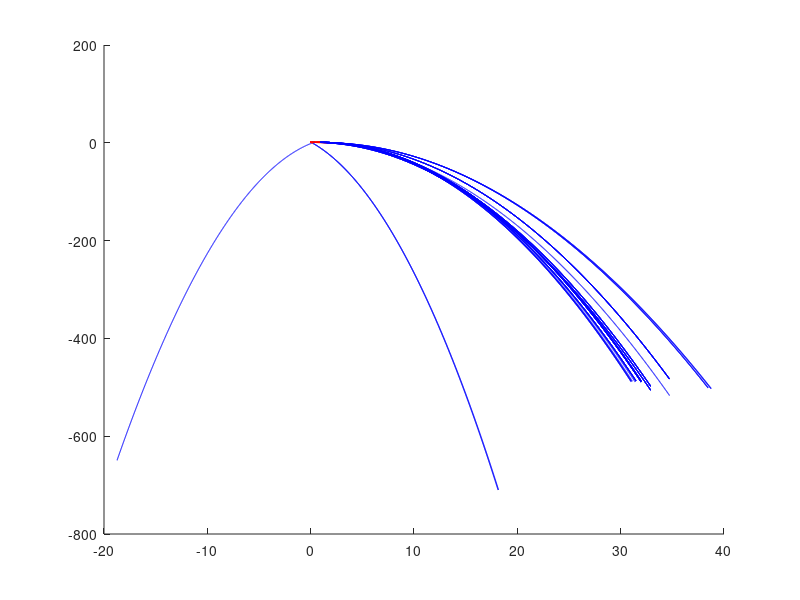

Source code (MATLAB): (Note: this script raises an error after producing the figure.)
function hop()
    g=9.8;    m=72.5748; L0=.96;
    k=16*72*10*21.5;
    
    vx = 4.4;
    
    N = 1000;      % Number of Samples
    tSim = 10;     % Max Sim time
    
    tdPos = [];
    tdAng = pi/6;
    
    
    
    figure(1)
    clf;
    hold on;
    global zs foots
    
    function dz = flightDynamics(t,z)
       dz = z;
       x = z(1); xdot = z(2);
       y = z(3); ydot = z(4);
       dz(1) = xdot;
       dz(2) = 0;
       
       dz(3) = ydot;
       dz(4) = -g;
    end
    function [value isterminal direction] = flightEvents(t,z)
       value = z(3)-L0*cos(tdAng);
       isterminal = 1;	direction = -1;
    end
    function dz  = stanceDynamics(t,z)
       dz = z;
       x = z(1); xdot = z(2);
       y = z(3); ydot = z(4);
       
       len = norm([x-tdPos(1) y]);
       dz(1) = xdot;
       dz(2) = 1/m * ( k * (L0 - len) * (x-tdPos(1)) / len);
       
       dz(3) = ydot;
       dz(4) = -g + 1/m * ( k * (L0 - len) * y / len);
    end
    function [value isterminal direction] = stanceEvents(t,z)
       x = z(1); xdot = z(2);
       y = z(3); ydot = z(4);
       
       len = norm([x-tdPos(1) y]);
       value = len-L0;
       isterminal = 1;	direction = +1;
    end

    function [t_out z_out foot_out tf zf en loTime] = simulatePeriod(t0,params,x0)
        flightOptions = odeset('Events',@flightEvents,'AbsTol',1e-9,'RelTol',1e-9);
        stanceOptions = odeset('Events',@stanceEvents,'AbsTol',1e-9,'RelTol',1e-9); 
        
        xorig = 0;
        if nargin==3
            xorig = x0;
        end
        

        z0 = [xorig vx L0*cos(params(1)) params(2)];  
        k = params(3);
        tdAng = params(1);
        
        
        en = [];
        tspan = linspace(t0,t0+tSim,N);
        tdPos = [z0(1)+z0(3)*tan(tdAng) 0];
        %tdPos = [z0(1)+L0*sin(tdAng) z0(3)-L0*cos(tdAng)];
        
        % Simulation Stance
        [t z tf zf] = ode45(@stanceDynamics,tspan,z0,stanceOptions);
        leg = z(:,[1 3]) - ones(length(t),1)*tdPos;
        
        if nargout == 7
            loTime = tf;
        end
                    
        vel = z(:,[2 4]);
        en = m*g*z(:,3) + 1/2 * k * (sqrt(sum(leg.^2,2))-L0).^2 + 1/2*m*sum(vel.^2,2);
        foot = ones(length(z(:,1)),1)*tdPos;
        
        plot(z(:,1),z(:,3),'r');
        %plot(z(:,1),sqrt(L0^2-(z(:,1)-tdPos(1)).^2),'k--')
        
        z_out = z;
        t_out = t;
        foot_out = foot;
        
        if length(tf) == 0
            'break after stance'
            return;
        end
        
        tspan = linspace(tf,tf+tSim,N);
        [t z tf zf] = ode45(@flightDynamics,tspan,zf,flightOptions);
        foot = [z(:,1)+L0*sin(tdAng) z(:,3)-L0*cos(tdAng)];
        
        vel = z(:,[2 4]);
        en2 = m*g*z(:,3) + 1/2*m*(z(:,2).^2 + z(:,4).^2);
        en = [en ; en2];
        
        plot(z(:,1),z(:,3),'b');
        %plot([z(1,1) z(end,1)],[L0*cos(tdAng) L0*cos(tdAng)],'k--')
        
        t_out = [t_out ; t];
        z_out = [z_out ; z];
        foot_out = [ foot_out ; foot]; 
    end
    function output = periodResidual(params)
        [t z foot tf zf en loTime] = simulatePeriod(0,params);
        output = [0 0 0];
        if length(tf)==0
            output(1) = vx - z(end,2);
            %output(2) = params(2) - z(end,4);
            output(2) = loTime - tStanceDes;
            output(3) = (t(end)-loTime) - tFlightDes;
        else
            output(1) = vx - z(end,2);
            %output(2) = params(2) - z(end,4);
            
            output(2) = loTime - tStanceDes;
            
            
            output(3) = (tf-loTime) - tFlightDes;
        end
    end
    
   
    fid = fopen('SlipData.txt','w');
   
    vxs = 3:.05:5.5;
    global vxs ks  thetas heights;
    
    ks = [];
    thetas = [];
    heights = [];
    
    paramsInitial = [.3 -1.2250 12000];
    for vx = 3:.05:5.5
        
        tStanceDes =10^-0.2*vx^-0.64;
        cad = 2.551*vx*vx-8.8*vx+172.87;
        tFlightDes = 60/cad - tStanceDes;

        %% Find Orbit
        params0 = paramsInitial;
        options = optimset('display','iter');
        [params resnorm res] = lsqnonlin(@periodResidual,params0,[pi/20,-inf,16*72*2],[pi/4,0,16*72*100*21.5],options);
        paramsInitial = params;
        res
        ang = params(1);
        vy = params(2);
        k = params(3);
        [t z foot tf zf energy lo] = simulatePeriod(0,params);


        %% Point Mass Trajectory
        %plot(z(:,1),0*z(:,1),'k');
        %axis([0 max(z(:,1)) 0 max(z(:,3))]); 

        ks = [ks params(3)];
        thetas = [thetas params(1)];
        
        Stiffness = params(3);
        Stance = lo;
        Period = tf;
        DutyFactor = Stance/Period/2;
        Length = Period*vx;
        maxSLIPHeight = max(z(:,3));
        
        heights = [heights maxSLIPHeight];

        
        
        fprintf(fid,'%f\t %f\t %f\t %f\t %f\t %f\t %f\n',vx,tStanceDes,tFlightDes,Stiffness, ang, maxSLIPHeight, L0);

%         fprintf(1,'Vy = \t%f\n',vy);
%         fprintf(1,'T  = \t%f\n',Period);
%         fprintf(1,'Cad  = \t%f\n',60/Period);
%         fprintf(1,'t_c = \t%f\n',Stance);
%         fprintf(1,'DF = \t%f\n',DutyFactor);
%         fprintf(1,'SL = \t%f\n',Length);
%         fprintf(1,'px = \t%f\n',L0*sin(ang));
%         fprintf(1,'py = \t%f\n',-L0*cos(ang));
% 
% 
%         fprintf(1,'touchDownAngle=\t%f;\n',ang);
%         fprintf(1,'legSpringConstant = \t%f;\n',Stiffness);
%         fprintf(1,'forwardVelocity = \t%f;\n',vx);
%         fprintf(1,'maxSLIPHeight = \t%f;\n',max(z(:,3)));
%         fprintf(1,'touchDownLength = \t%f;\n',L0);
%         fprintf(1,'stanceTime = \t%f;\n',tStanceDes);
%         fprintf(1,'flightTime = \t%f;\n',tFlightDes);
    end
    fclose(fid);






    
    
end